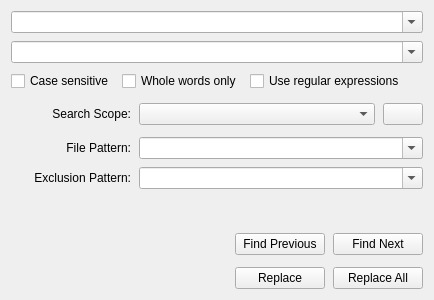
<?xml version="1.0" encoding="UTF-8"?>
<ui version="4.0">
 <class>ReplaceWidget</class>
 <widget class="QWidget" name="ReplaceWidget">
  <property name="geometry">
   <rect>
    <x>0</x>
    <y>0</y>
    <width>434</width>
    <height>300</height>
   </rect>
  </property>
  <property name="windowTitle">
   <string>Form</string>
  </property>
  <layout class="QVBoxLayout" name="verticalLayout">
   <property name="spacing">
    <number>8</number>
   </property>
   <item>
    <widget class="QComboBox" name="find">
     <property name="editable">
      <bool>true</bool>
     </property>
     <property name="placeholderText">
      <string>Find</string>
     </property>
    </widget>
   </item>
   <item>
    <widget class="QComboBox" name="replace">
     <property name="editable">
      <bool>true</bool>
     </property>
     <property name="placeholderText">
      <string>Replace</string>
     </property>
    </widget>
   </item>
   <item>
    <layout class="QHBoxLayout" name="horizontalLayout">
     <property name="spacing">
      <number>8</number>
     </property>
     <item>
      <widget class="QCheckBox" name="caseSensitive">
       <property name="text">
        <string>Case sensitive</string>
       </property>
      </widget>
     </item>
     <item>
      <widget class="QCheckBox" name="wholeWords">
       <property name="text">
        <string>Whole words only</string>
       </property>
      </widget>
     </item>
     <item>
      <widget class="QCheckBox" name="regular">
       <property name="text">
        <string>Use regular expressions</string>
       </property>
      </widget>
     </item>
     <item>
      <spacer name="horizontalSpacer_3">
       <property name="orientation">
        <enum>Qt::Horizontal</enum>
       </property>
       <property name="sizeHint" stdset="0">
        <size>
         <width>40</width>
         <height>20</height>
        </size>
       </property>
      </spacer>
     </item>
    </layout>
   </item>
   <item>
    <spacer name="verticalSpacer_2">
     <property name="orientation">
      <enum>Qt::Vertical</enum>
     </property>
     <property name="sizeType">
      <enum>QSizePolicy::Fixed</enum>
     </property>
     <property name="sizeHint" stdset="0">
      <size>
       <width>20</width>
       <height>4</height>
      </size>
     </property>
    </spacer>
   </item>
   <item>
    <layout class="QHBoxLayout" name="horizontalLayout_4">
     <item>
      <widget class="QLabel" name="label">
       <property name="minimumSize">
        <size>
         <width>120</width>
         <height>0</height>
        </size>
       </property>
       <property name="maximumSize">
        <size>
         <width>16777215</width>
         <height>16777215</height>
        </size>
       </property>
       <property name="text">
        <string>Search Scope:</string>
       </property>
       <property name="alignment">
        <set>Qt::AlignRight|Qt::AlignTrailing|Qt::AlignVCenter</set>
       </property>
      </widget>
     </item>
     <item>
      <widget class="QComboBox" name="searchScope">
       <property name="sizePolicy">
        <sizepolicy hsizetype="Expanding" vsizetype="Fixed">
         <horstretch>0</horstretch>
         <verstretch>0</verstretch>
        </sizepolicy>
       </property>
      </widget>
     </item>
     <item>
      <widget class="QPushButton" name="selectFolder">
       <property name="text">
        <string/>
       </property>
       <property name="icon">
        <iconset resource="../../r.qrc">
         <normaloff>:/Resource/icons/Ellipsis_16x.svg</normaloff>:/Resource/icons/Ellipsis_16x.svg</iconset>
       </property>
      </widget>
     </item>
    </layout>
   </item>
   <item>
    <spacer name="verticalSpacer_3">
     <property name="orientation">
      <enum>Qt::Vertical</enum>
     </property>
     <property name="sizeType">
      <enum>QSizePolicy::Fixed</enum>
     </property>
     <property name="sizeHint" stdset="0">
      <size>
       <width>20</width>
       <height>4</height>
      </size>
     </property>
    </spacer>
   </item>
   <item>
    <layout class="QHBoxLayout" name="horizontalLayout_5">
     <item>
      <widget class="QLabel" name="label_2">
       <property name="minimumSize">
        <size>
         <width>120</width>
         <height>0</height>
        </size>
       </property>
       <property name="text">
        <string>File Pattern:</string>
       </property>
       <property name="alignment">
        <set>Qt::AlignRight|Qt::AlignTrailing|Qt::AlignVCenter</set>
       </property>
      </widget>
     </item>
     <item>
      <widget class="QComboBox" name="filePattern">
       <property name="sizePolicy">
        <sizepolicy hsizetype="Expanding" vsizetype="Fixed">
         <horstretch>0</horstretch>
         <verstretch>0</verstretch>
        </sizepolicy>
       </property>
       <property name="editable">
        <bool>true</bool>
       </property>
      </widget>
     </item>
    </layout>
   </item>
   <item>
    <layout class="QHBoxLayout" name="horizontalLayout_6">
     <item alignment="Qt::AlignRight">
      <widget class="QLabel" name="label_3">
       <property name="minimumSize">
        <size>
         <width>120</width>
         <height>0</height>
        </size>
       </property>
       <property name="text">
        <string>Exclusion Pattern:</string>
       </property>
       <property name="alignment">
        <set>Qt::AlignRight|Qt::AlignTrailing|Qt::AlignVCenter</set>
       </property>
      </widget>
     </item>
     <item>
      <widget class="QComboBox" name="exclusion">
       <property name="sizePolicy">
        <sizepolicy hsizetype="Expanding" vsizetype="Fixed">
         <horstretch>0</horstretch>
         <verstretch>0</verstretch>
        </sizepolicy>
       </property>
       <property name="editable">
        <bool>true</bool>
       </property>
      </widget>
     </item>
    </layout>
   </item>
   <item>
    <spacer name="verticalSpacer">
     <property name="orientation">
      <enum>Qt::Vertical</enum>
     </property>
     <property name="sizeHint" stdset="0">
      <size>
       <width>20</width>
       <height>36</height>
      </size>
     </property>
    </spacer>
   </item>
   <item>
    <layout class="QHBoxLayout" name="horizontalLayout_2">
     <item>
      <spacer name="horizontalSpacer">
       <property name="orientation">
        <enum>Qt::Horizontal</enum>
       </property>
       <property name="sizeHint" stdset="0">
        <size>
         <width>40</width>
         <height>20</height>
        </size>
       </property>
      </spacer>
     </item>
     <item>
      <widget class="QPushButton" name="findPrevious">
       <property name="minimumSize">
        <size>
         <width>90</width>
         <height>0</height>
        </size>
       </property>
       <property name="text">
        <string>Find Previous</string>
       </property>
      </widget>
     </item>
     <item>
      <widget class="QPushButton" name="findNext">
       <property name="minimumSize">
        <size>
         <width>90</width>
         <height>0</height>
        </size>
       </property>
       <property name="text">
        <string>Find Next</string>
       </property>
      </widget>
     </item>
    </layout>
   </item>
   <item>
    <spacer name="verticalSpacer_4">
     <property name="orientation">
      <enum>Qt::Vertical</enum>
     </property>
     <property name="sizeType">
      <enum>QSizePolicy::Fixed</enum>
     </property>
     <property name="sizeHint" stdset="0">
      <size>
       <width>20</width>
       <height>4</height>
      </size>
     </property>
    </spacer>
   </item>
   <item>
    <layout class="QHBoxLayout" name="horizontalLayout_3">
     <item>
      <spacer name="horizontalSpacer_2">
       <property name="orientation">
        <enum>Qt::Horizontal</enum>
       </property>
       <property name="sizeHint" stdset="0">
        <size>
         <width>40</width>
         <height>20</height>
        </size>
       </property>
      </spacer>
     </item>
     <item>
      <widget class="QPushButton" name="pushButton">
       <property name="minimumSize">
        <size>
         <width>90</width>
         <height>0</height>
        </size>
       </property>
       <property name="text">
        <string>Replace</string>
       </property>
      </widget>
     </item>
     <item>
      <widget class="QPushButton" name="findAll">
       <property name="minimumSize">
        <size>
         <width>90</width>
         <height>0</height>
        </size>
       </property>
       <property name="text">
        <string>Replace All</string>
       </property>
      </widget>
     </item>
    </layout>
   </item>
  </layout>
 </widget>
 <resources>
  <include location="../../r.qrc"/>
 </resources>
 <connections/>
</ui>
